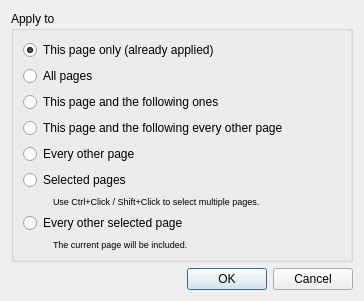
<?xml version="1.0" encoding="UTF-8"?>
<ui version="4.0">
 <class>fix_orientation::ApplyDialog</class>
 <widget class="QDialog" name="fix_orientation::ApplyDialog">
  <property name="windowModality">
   <enum>Qt::WindowModal</enum>
  </property>
  <property name="geometry">
   <rect>
    <x>0</x>
    <y>0</y>
    <width>364</width>
    <height>294</height>
   </rect>
  </property>
  <property name="windowTitle">
   <string>Fix Orientation</string>
  </property>
  <layout class="QVBoxLayout">
   <item>
    <widget class="QGroupBox" name="groupBox">
     <property name="title">
      <string>Apply to</string>
     </property>
     <layout class="QVBoxLayout" name="verticalLayout_5">
      <item>
       <widget class="QRadioButton" name="thisPageOnlyRB">
        <property name="text">
         <string>This page only (already applied)</string>
        </property>
        <property name="checked">
         <bool>true</bool>
        </property>
       </widget>
      </item>
      <item>
       <widget class="QRadioButton" name="allPagesRB">
        <property name="text">
         <string>All pages</string>
        </property>
       </widget>
      </item>
      <item>
       <widget class="QRadioButton" name="thisPageAndFollowersRB">
        <property name="text">
         <string>This page and the following ones</string>
        </property>
       </widget>
      </item>
      <item>
       <widget class="QRadioButton" name="thisEveryOtherRB">
        <property name="text">
         <string extracomment="All odd or even pages, depending on the current page being odd or even.">This page and the following every other page</string>
        </property>
       </widget>
      </item>
      <item>
       <widget class="QRadioButton" name="everyOtherRB">
        <property name="text">
         <string extracomment="All odd or even pages, depending on the current page being odd or even.">Every other page</string>
        </property>
       </widget>
      </item>
      <item>
       <widget class="QRadioButton" name="selectedPagesRB">
        <property name="text">
         <string>Selected pages</string>
        </property>
       </widget>
      </item>
      <item>
       <layout class="QHBoxLayout" name="horizontalLayout_3">
        <item>
         <spacer name="horizontalSpacer_6">
          <property name="orientation">
           <enum>Qt::Horizontal</enum>
          </property>
          <property name="sizeType">
           <enum>QSizePolicy::Fixed</enum>
          </property>
          <property name="sizeHint" stdset="0">
           <size>
            <width>30</width>
            <height>0</height>
           </size>
          </property>
         </spacer>
        </item>
        <item>
         <widget class="QLabel" name="selectedPagesHint">
          <property name="font">
           <font>
            <pointsize>7</pointsize>
           </font>
          </property>
          <property name="text">
           <string>Use Ctrl+Click / Shift+Click to select multiple pages.</string>
          </property>
         </widget>
        </item>
       </layout>
      </item>
      <item>
       <widget class="QRadioButton" name="everyOtherSelectedRB">
        <property name="text">
         <string>Every other selected page</string>
        </property>
       </widget>
      </item>
      <item>
       <layout class="QHBoxLayout" name="horizontalLayout_5">
        <item>
         <spacer name="horizontalSpacer_5">
          <property name="orientation">
           <enum>Qt::Horizontal</enum>
          </property>
          <property name="sizeType">
           <enum>QSizePolicy::Fixed</enum>
          </property>
          <property name="sizeHint" stdset="0">
           <size>
            <width>30</width>
            <height>0</height>
           </size>
          </property>
         </spacer>
        </item>
        <item>
         <widget class="QLabel" name="everyOtherSelectedHint">
          <property name="font">
           <font>
            <pointsize>7</pointsize>
           </font>
          </property>
          <property name="text">
           <string>The current page will be included.</string>
          </property>
         </widget>
        </item>
       </layout>
      </item>
     </layout>
    </widget>
   </item>
   <item>
    <spacer>
     <property name="orientation">
      <enum>Qt::Vertical</enum>
     </property>
     <property name="sizeHint" stdset="0">
      <size>
       <width>17</width>
       <height>0</height>
      </size>
     </property>
    </spacer>
   </item>
   <item>
    <widget class="QDialogButtonBox" name="buttonBox">
     <property name="orientation">
      <enum>Qt::Horizontal</enum>
     </property>
     <property name="standardButtons">
      <set>QDialogButtonBox::Cancel|QDialogButtonBox::Ok</set>
     </property>
    </widget>
   </item>
  </layout>
 </widget>
 <resources/>
 <connections/>
</ui>
